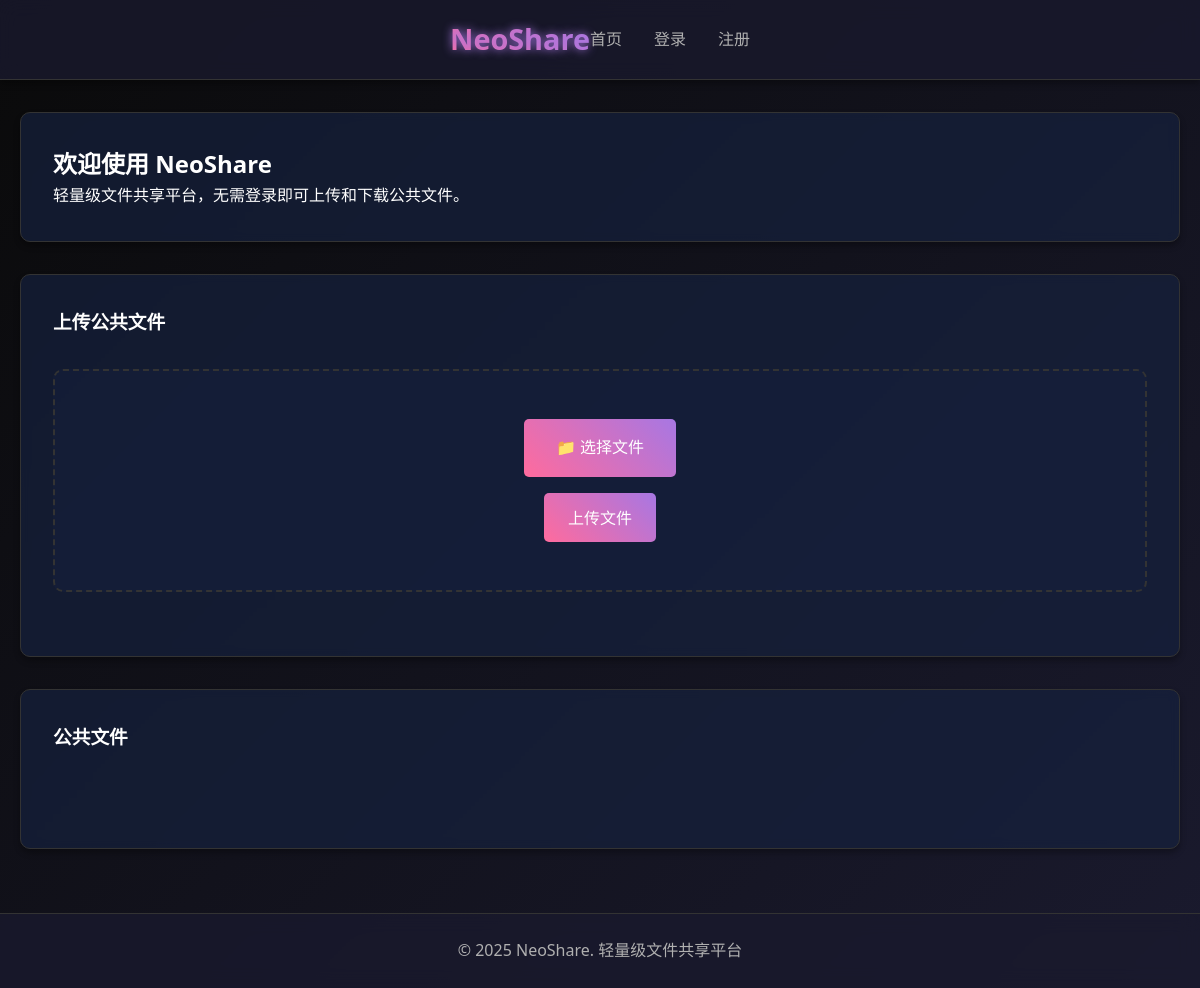
Before: / with the older database file.
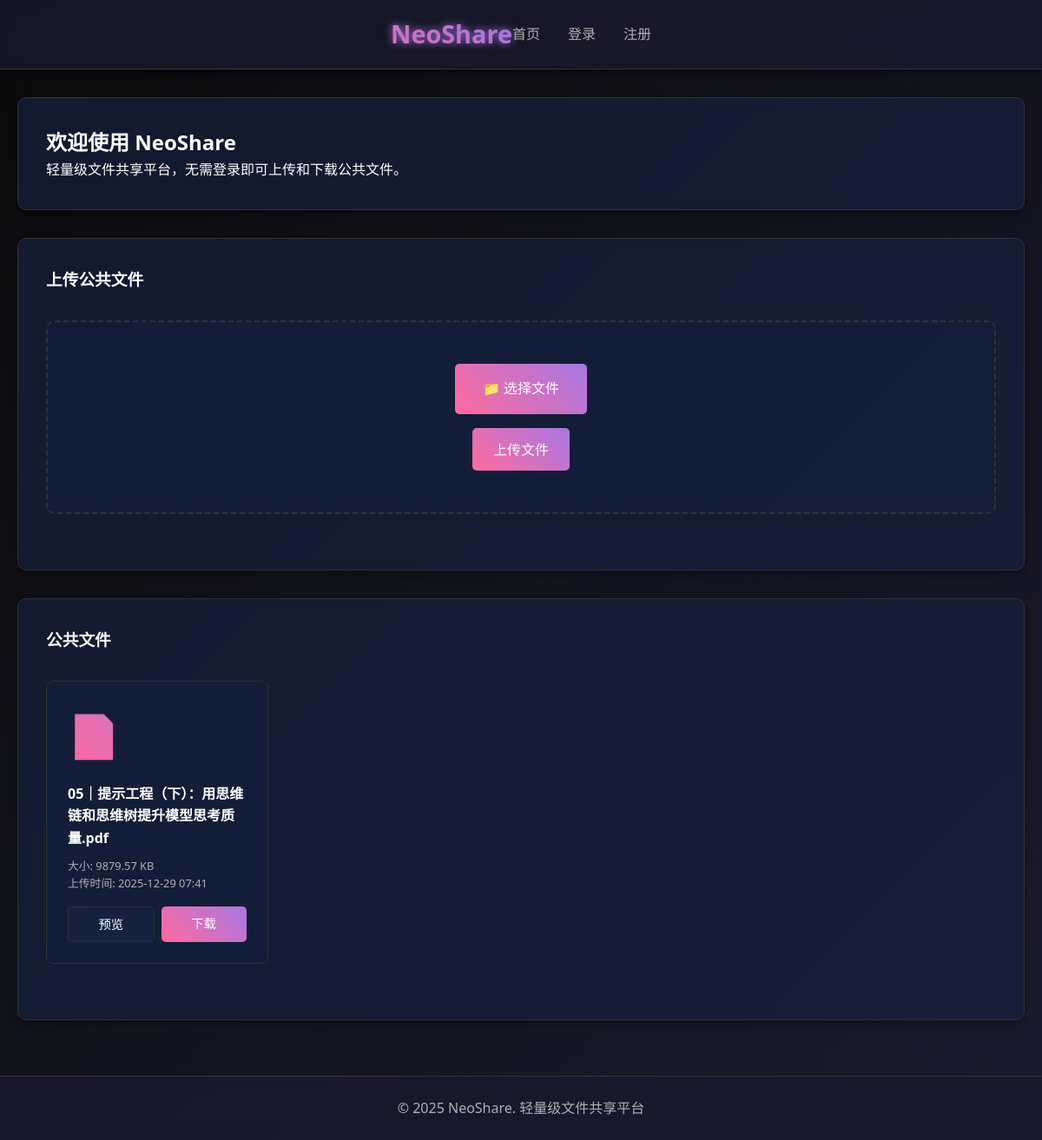
After: the same page with the newer database file.
### new_app.py (models this page shows)
class File(db.Model):
    id = db.Column(db.Integer, primary_key=True)
    filename = db.Column(db.String(200), nullable=False)
    filepath = db.Column(db.String(400), nullable=False)
    owner_id = db.Column(db.Integer, db.ForeignKey('user.id'), nullable=True)
    is_public = db.Column(db.Boolean, default=False)
    created_at = db.Column(db.DateTime, default=datetime.utcnow)
    updated_at = db.Column(db.DateTime, default=datetime.utcnow, onupdate=datetime.utcnow)
    file_size = db.Column(db.Integer, nullable=False)

### new_app.py (the view)
@app.route('/')
def index():
    public_files = File.query.filter_by(is_public=True).all()
    return render_template('new_index.html', public_files=public_files)

### templates/new_index.html (shortened to what this page needs)
{% extends 'new_base.html' %}
{% block content %}
    <div class="card">
        <h2>欢迎使用 NeoShare</h2>
        <p>轻量级文件共享平台，无需登录即可上传和下载公共文件。</p>
    </div>
    <div class="card">
        <h3>上传公共文件</h3>
        <form method="POST" action="{{ url_for('upload_file') }}" enctype="multipart/form-data" class="upload-form">
            <label for="file-upload" class="upload-label">
                📁 选择文件
            </label>
            <br>
            <button type="submit" class="btn btn-primary">上传文件</button>
        </form>
    </div>
    <div class="card">
        <h3>公共文件</h3>
        <div class="file-list">
            {% for file in public_files %}
                <div class="file-item">
                    <div class="file-icon">📄</div>
                    <div class="file-name">{{ file.filename }}</div>
                    <div class="file-meta">
                        <p>大小: {{ (file.file_size / 1024)|round(2) }} KB</p>
                        <p>上传时间: {{ file.created_at.strftime('%Y-%m-%d %H:%M') }}</p>
                    </div>
                    <div class="file-actions">
                        <a href="{{ url_for('preview_file', file_id=file.id) }}" class="btn btn-secondary">预览</a>
                        <a href="{{ url_for('download_file', filename=file.filepath.replace('uploads_new/', '')) }}" class="btn btn-primary">下载</a>
                    </div>
                </div>
            {% endfor %}
        </div>
    </div>
{% endblock %}

Changed rows visible on the page:
added File: filename "05｜提示工程（下）：用思维链和思维树提升模型思考质量.pdf", (file.file_size/1024)|round(2) "9879.57", created_at "2025-12-29 07:41"
